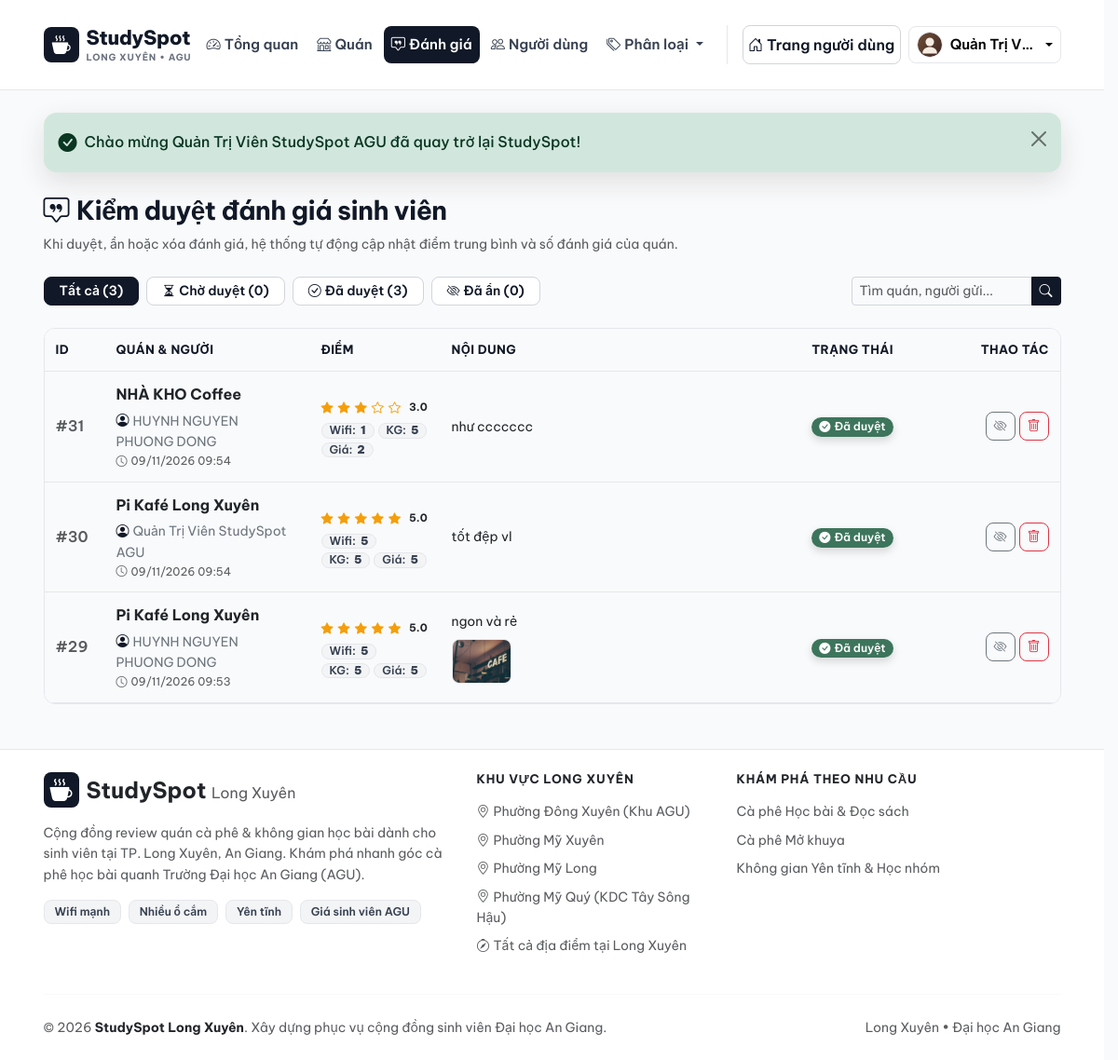
Page /admin/review (signed in) on the committed database.
### tables this page shows
CREATE TABLE `users` (
  `id` int(10) unsigned NOT NULL AUTO_INCREMENT,
  `name` varchar(100) NOT NULL COMMENT 'Họ và tên hiển thị',
  `email` varchar(150) NOT NULL COMMENT 'Email đăng nhập duy nhất',
  `password` varchar(255) NOT NULL COMMENT 'Mật khẩu mã hóa bằng password_hash',
  `phone` varchar(20) DEFAULT NULL COMMENT 'Số điện thoại liên hệ',
  `avatar` varchar(255) DEFAULT NULL COMMENT 'Đường dẫn ảnh đại diện',
  `role` enum('user','admin') NOT NULL DEFAULT 'user' COMMENT 'Vai trò người dùng',
  `status` enum('active','locked') NOT NULL DEFAULT 'active' COMMENT 'Trạng thái tài khoản',
  `created_at` datetime NOT NULL DEFAULT current_timestamp(),
  PRIMARY KEY (`id`),
  UNIQUE KEY `uk_users_email` (`email`),
  KEY `idx_users_role_status` (`role`,`status`)
);

CREATE TABLE `reviews` (
  `id` int(10) unsigned NOT NULL AUTO_INCREMENT,
  `place_id` int(10) unsigned NOT NULL,
  `user_id` int(10) unsigned NOT NULL,
  `rating_overall` tinyint(3) unsigned NOT NULL COMMENT 'Điểm tổng thể 1-5 sao',
  `rating_wifi` tinyint(3) unsigned NOT NULL DEFAULT 5 COMMENT 'Điểm tốc độ Wifi 1-5 sao',
  `rating_space` tinyint(3) unsigned NOT NULL DEFAULT 5 COMMENT 'Điểm không gian & bàn ghế 1-5 sao',
  `rating_price` tinyint(3) unsigned NOT NULL DEFAULT 5 COMMENT 'Điểm mức giá hợp lý 1-5 sao',
  `content` text NOT NULL COMMENT 'Nội dung nhận xét chi tiết',
  `image_path` varchar(255) DEFAULT NULL COMMENT 'Ảnh chụp thực tế đính kèm (tùy chọn)',
  `status` enum('pending','approved','hidden') NOT NULL DEFAULT 'pending' COMMENT 'Trạng thái kiểm duyệt',
  `created_at` datetime NOT NULL DEFAULT current_timestamp(),
  PRIMARY KEY (`id`),
  UNIQUE KEY `uk_reviews_place_user` (`place_id`,`user_id`),
  KEY `idx_reviews_status` (`status`),
  KEY `idx_reviews_user` (`user_id`),
  KEY `idx_reviews_created_at` (`created_at`),
  CONSTRAINT `fk_reviews_place` FOREIGN KEY (`place_id`) REFERENCES `places` (`id`) ON DELETE CASCADE ON UPDATE CASCADE,
  CONSTRAINT `fk_reviews_user` FOREIGN KEY (`user_id`) REFERENCES `users` (`id`) ON DELETE CASCADE ON UPDATE CASCADE
);

CREATE TABLE `places` (
  `id` int(10) unsigned NOT NULL AUTO_INCREMENT,
  `category_id` int(10) unsigned NOT NULL COMMENT 'Khóa ngoại tới categories',
  `name` varchar(180) NOT NULL COMMENT 'Tên quán',
  `slug` varchar(200) NOT NULL COMMENT 'Đường dẫn thân thiện SEO',
  `address` varchar(255) NOT NULL COMMENT 'Địa chỉ chi tiết',
  `district` varchar(100) NOT NULL COMMENT 'Quận / Khu vực đại học',
  `description` text NOT NULL COMMENT 'Mô tả chi tiết không gian, menu, chỗ gửi xe',
  `price_range` tinyint(3) unsigned NOT NULL DEFAULT 2 COMMENT 'Mức giá: 1 (<35k), 2 (35-50k), 3 (50-80k), 4 (>80k)',
  `price_min` int(10) unsigned DEFAULT NULL,
  `price_max` int(10) unsigned DEFAULT NULL,
  `noise_level` enum('yen_tinh','vua','on') NOT NULL DEFAULT 'yen_tinh' COMMENT 'Mức độ tiếng ồn',
  `open_time` time NOT NULL DEFAULT '07:00:00' COMMENT 'Giờ mở cửa',
  `close_time` time NOT NULL DEFAULT '22:30:00' COMMENT 'Giờ đóng cửa',
  `google_map_url` text DEFAULT NULL COMMENT 'URL nhúng iframe Google Maps',
  `avg_rating` decimal(3,2) NOT NULL DEFAULT 0.00 COMMENT 'Điểm trung bình từ các review đã duyệt',
  `total_reviews` int(10) unsigned NOT NULL DEFAULT 0 COMMENT 'Tổng số review đã duyệt',
  `status` enum('active','hidden') NOT NULL DEFAULT 'active' COMMENT 'Trạng thái hiển thị quán',
  `created_by` int(10) unsigned DEFAULT NULL COMMENT 'Người tạo địa điểm',
  `created_at` datetime NOT NULL DEFAULT current_timestamp(),
  `google_rating` decimal(3,2) DEFAULT NULL,
  `google_rating_count` int(10) unsigned DEFAULT NULL,
  `google_maps_place_url` text DEFAULT NULL,
  PRIMARY KEY (`id`),
  UNIQUE KEY `uk_places_slug` (`slug`),
  KEY `idx_places_category` (`category_id`),
  KEY `idx_places_district` (`district`),
  KEY `idx_places_status` (`status`),
  KEY `idx_places_filter` (`status`,`category_id`,`district`,`price_range`,`noise_level`),
  KEY `fk_places_created_by` (`created_by`),
  CONSTRAINT `fk_places_category` FOREIGN KEY (`category_id`) REFERENCES `categories` (`id`) ON UPDATE CASCADE,
  CONSTRAINT `fk_places_user` FOREIGN KEY (`created_by`) REFERENCES `users` (`id`) ON DELETE SET NULL ON UPDATE CASCADE
);

### views/admin/reviews/index.php (the view, shortened to what the rows shown need)
<div class="d-flex flex-column flex-md-row justify-content-between align-items-md-center gap-3 mb-4">
    <div>
        <h1 class="page-title"><i class="bi bi-chat-square-quote me-2"></i>Kiểm duyệt đánh giá sinh viên</h1>
    </div>
</div>
<div class="surface-card overflow-hidden">
    <div class="table-responsive">
        <table class="table admin-table table-hover align-middle mb-0">
            <thead>
                <tr>
                    <th width="65" class="ps-3">ID</th>
                    <th width="220">Quán &amp; người</th>
                    <th width="140">Điểm</th>
                    <th>Nội dung</th>
                    <th width="125" class="text-center">Trạng thái</th>
                    <th width="160" class="text-end pe-3">Thao tác</th>
                </tr>
            </thead>
            <tbody>
                <?php if (empty($reviews)): ?>
                    <tr>
                        <td colspan="6" class="text-center text-muted py-5">
                            <i class="bi bi-chat-square-dots fs-2 d-block mb-2 text-coffee"></i>
                            Không có đánh giá nào trong mục này.
                        </td>
                    </tr>
                <?php else: ?>
                    <?php foreach ($reviews as $rv): ?>
                        <tr>
                            <td class="ps-3 text-muted fw-semibold">#<?= (int) $rv['id'] ?></td>
                            <td>
                                <a href="<?= base_url('place/show/' . (int) $rv['place_id']) ?>" class="fw-bold text-dark text-decoration-none d-block">
                                    <?= e($rv['place_name']) ?>
                                </a>
                                <div class="small text-secondary mt-1">
                                    <i class="bi bi-person-circle text-coffee me-1"></i><?= e($rv['user_name']) ?>
                                </div>
                                <div class="text-muted" style="font-size: 0.75rem;">
                                    <i class="bi bi-clock me-1"></i><?= date('d/m/Y H:i', strtotime($rv['created_at'])) ?>
                                </div>
                            </td>
                            <td>
                                <div><?= render_stars((float) $rv['rating_overall']) ?></div>
                                <div class="d-flex flex-wrap gap-1 mt-1" style="font-size: 0.72rem;">
                                    <span class="pill-amenity py-0 px-2">Wifi: <strong><?= (int) $rv['rating_wifi'] ?></strong></span>
                                    <span class="pill-amenity py-0 px-2">KG: <strong><?= (int) $rv['rating_space'] ?></strong></span>
                                    <span class="pill-amenity py-0 px-2">Giá: <strong><?= (int) $rv['rating_price'] ?></strong></span>
                                </div>
                            </td>
                            <td>
                                <div class="small text-dark"><?= nl2br(e($rv['content'])) ?></div>
                                <?php if (!empty($rv['image_path'])): ?>
                                    <div class="mt-2">
                                        <a href="<?= get_image_url($rv['image_path'], 'review') ?>" target="_blank">
                                            <img src="<?= get_image_url($rv['image_path'], 'review') ?>" alt="Ảnh review" class="admin-thumb" width="76" height="54">
                                        </a>
                                    </div>
                                <?php endif; ?>
                            </td>
                            <td class="text-center">
                                <?php if ($rv['status'] === 'pending'): ?>
                                    <span class="badge rounded-pill px-2 py-1" style="background: rgba(217, 119, 6, 0.16); color: #B45309;">
                                        <i class="bi bi-hourglass-split me-1"></i>Chờ duyệt
                                    </span>
                                <?php elseif ($rv['status'] === 'approved'): ?>
                                    <span class="badge badge-status-open rounded-pill px-2 py-1">
                                        <i class="bi bi-check-circle-fill me-1"></i>Đã duyệt
                                    </span>
                                <?php else: ?>
                                    <span class="badge bg-secondary-subtle text-secondary border rounded-pill px-2 py-1">
                                        <i class="bi bi-eye-slash-fill me-1"></i>Đã ẩn
                                    </span>
                                <?php endif; ?>
                            </td>
                            <td class="text-end pe-3">
                                <div class="d-inline-flex gap-1">
                                    <?php if ($rv['status'] !== 'hidden'): ?>
                                        <form action="<?= base_url('admin/review/updateStatus/' . (int) $rv['id']) ?>" method="POST">
                                            <button type="submit" class="btn btn-sm btn-outline-secondary" data-bs-toggle="tooltip" title="Ẩn đánh giá này">
                                                <i class="bi bi-eye-slash"></i>
                                            </button>
                                        </form>
                                    <?php endif; ?>
                                    <form action="<?= base_url('admin/review/delete/' . (int) $rv['id']) ?>" method="POST" onsubmit="return confirm('Xóa vĩnh viễn đánh giá này và tính lại điểm quán?');">
                                        <button type="submit" class="btn btn-sm btn-outline-danger" data-bs-toggle="tooltip" title="Xóa vĩnh viễn">
                                            <i class="bi bi-trash"></i>
                                        </button>
                                    </form>
                                </div>
                            </td>
                        </tr>
                    <?php endforeach; ?>
                <?php endif; ?>
            </tbody>
        </table>
    </div>
</div>

### helpers/functions.php (shortened to what the rows shown need)
<?php
function e(?string $value): string
{
    return htmlspecialchars((string) $value, ENT_QUOTES, 'UTF-8');
}
function base_url(string $path = ''): string
{
    return rtrim(BASE_URL, '/') . '/' . ltrim($path, '/');
}
function get_image_url(?string $path, string $type = 'place', int|string|null $seed = null): string
{
    $defaultSvg = ($type === 'avatar')
        ? 'assets/img/avatar-default.svg'
        : 'assets/img/placeholder.svg';
    if (!empty($path)) {
        $cleanPath = ltrim($path, '/');
        if (!str_starts_with($cleanPath, 'assets/')) {
            $cleanPath = 'assets/' . $cleanPath;
        }
        $fullDiskPath = ROOT_PATH . '/' . $cleanPath;
    }
    if ($type === 'avatar') {
        return base_url('assets/img/avatar-default.svg');
    }
    $index = 1;
    if ($seed !== null && $seed !== '') {
        $index = (abs(is_numeric($seed) ? (int) $seed : crc32((string) $seed)) % 8) + 1;
    } elseif (!empty($path)) {
        $index = (abs(crc32($path)) % 8) + 1;
    } else {
        static $placeImgCounter = 0;
        $placeImgCounter++;
        $index = ($placeImgCounter % 8) + 1;
    }
    $photoPath = 'assets/img/places/cafe_' . $index . '.jpg';
    if (file_exists(ROOT_PATH . '/' . $photoPath)) {
        return base_url($photoPath);
    }
    return base_url($defaultSvg);
}
function render_stars(float $rating, bool $showNumber = true): string
{
    $rating = max(0, min(5, $rating));
    $html = '<span class="star-display d-inline-flex align-items-center gap-1">';
    for ($i = 1; $i <= 5; $i++) {
        if ($rating >= $i) {
            $html .= '<i class="bi bi-star-fill"></i>';
        } elseif ($rating >= $i - 0.5) {
            $html .= '<i class="bi bi-star-half"></i>';
        } else {
            $html .= '<i class="bi bi-star"></i>';
        }
    }
    if ($showNumber) {
        $html .= '<strong class="text-dark ms-1 small">' . number_format($rating, 1) . '</strong>';
    }
    $html .= '</span>';
    return $html;
}

### views/layouts/admin.php (shortened to what the rows shown need)
<?php
$adminUser = Session::user();
?>
<!DOCTYPE html>
<html lang="vi">
<head>
    <link href="https://cdn.jsdelivr.net/npm/bootstrap@5.3.3/dist/css/bootstrap.min.css" rel="stylesheet">
    <link href="https://cdn.jsdelivr.net/npm/bootstrap-icons@1.11.3/font/bootstrap-icons.min.css" rel="stylesheet">
    <link href="<?= base_url('assets/css/style.css') . '?v=' . filemtime(ROOT_PATH . '/assets/css/style.css') ?>" rel="stylesheet">
</head>
<body class="d-flex flex-column min-vh-100 bg-light-warm" data-base-url="<?= e(BASE_URL) ?>" data-csrf="<?= e(Session::csrfToken()) ?>">
    <header class="sticky-top navbar-warm">
        <nav class="navbar navbar-expand-lg py-2">
            <div class="container">
                <div class="collapse navbar-collapse d-none d-lg-flex" id="mainNavbar">
                    <div class="d-none d-lg-flex align-items-center gap-2 mt-2 mt-lg-0 flex-nowrap flex-shrink-0 border-start ps-3">
                        <?php if (!empty($adminUser)): ?>
                            <div class="dropdown flex-shrink-0">
                                <a class="btn btn-light btn-sm dropdown-toggle d-flex align-items-center gap-2 border rounded-pill px-2 py-1 bg-white shadow-xs text-nowrap header-account-btn" href="#" role="button" data-bs-toggle="dropdown" aria-expanded="false">
                                    <img src="<?= get_image_url($adminUser['avatar'] ?? null, 'avatar') ?>" alt="<?= e($adminUser['name']) ?>" class="rounded-circle object-fit-cover border" width="28" height="28">
                                    <span class="small fw-semibold text-truncate d-inline-block" style="max-width: 90px;"><?= e($adminUser['name']) ?></span>
                                </a>
                            </div>
                        <?php endif; ?>
                    </div>
                </div>
            </div>
        </nav>
</header>
    <main class="flex-grow-1">
        <div class="container py-4">
            <?= $content ?? '' ?>
        </div>
    </main>
</body>
</html>

### rows in the picture
users: name "Quản Trị V…"
reviews: id "31", place.name "NHÀ KHO Coffee", user.name "HUYNH NGUYEN PHUONG DONG", created_at "09/11/2026 09:54", rating "3.0", rating_wifi "1", rating_space "5", rating_price "2", content "như ccccccc", status "approved" (drawn)
reviews: id "30", place.name "Pi Kafé Long Xuyên", user.name "Quản Trị Viên StudySpot AGU", created_at "09/11/2026 09:54", rating "5.0", rating_wifi "5", rating_space "5", rating_price "5", content "tốt đệp vl", status "approved" (drawn)
reviews: id "29", place.name "Pi Kafé Long Xuyên", user.name "HUYNH NGUYEN PHUONG DONG", created_at "09/11/2026 09:53", rating "5.0", rating_wifi "5", rating_space "5", rating_price "5", content "ngon và rẻ", status "approved" (drawn)

### other values in the picture
$flash['message'] "Chào mừng Quản Trị Viên StudySpot AGU đã quay trở lại StudySpot!"
$counts['all'] "3"
$counts['pending'] "0"
$counts['approved'] "3"
$counts['hidden'] "0"
SITE_SLOGAN "Cộng đồng review quán cà phê & không gian học bài dành cho sinh viên"
SITE_NAME "StudySpot"
